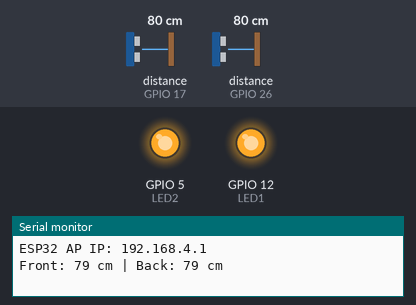
Bench run of a program on a simulated ESP32. On the bench: output pins drawn as LEDs (lit = HIGH), the last lines printed to the serial monitor. Wiring (inferred from the names in the program): 2 × ultrasonic range finder: trigger GPIO 19, echo GPIO 17 / trigger GPIO 25, echo GPIO 26. The test bench sets the inputs (shaded band); at power-on: distance to the obstacle (sensors on GPIO 17, GPIO 26) 80 cm. The echo pulse lasts 58.3 µs per cm; pins used as bus, display or sensor lines are not drawn.

Above: at 1.2 s.
1.3 s: distance to the obstacle (sensor on GPIO 17) set to 8 cm
3.2 s: distance to the obstacle (sensor on GPIO 17) set to 5 cm
At 5.2 s:
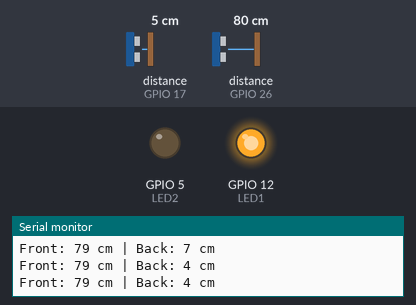
5.5 s: distance to the obstacle (sensor on GPIO 17) set to 9 cm
At 7.2 s:
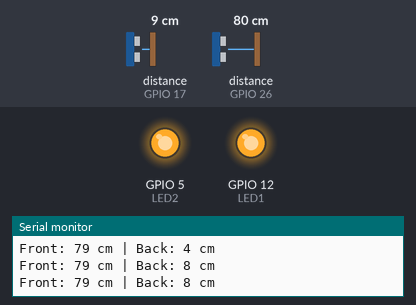
7.5 s: distance to the obstacle (sensor on GPIO 26) set to 8 cm
10.2 s: distance to the obstacle (sensor on GPIO 26) set to 5 cm
At 12.7 s:
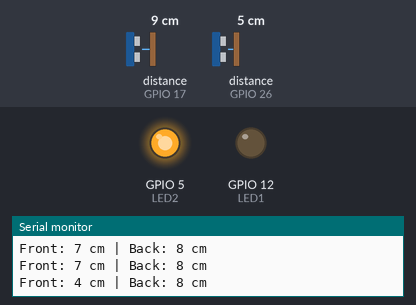
13.5 s: distance to the obstacle (sensor on GPIO 26) set to 9 cm
At 16.4 s:
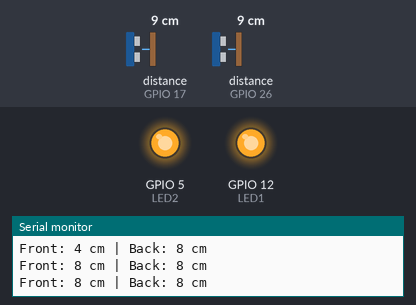
Timing chart, 0 to 17.5 s (numbered marks = the images above; inputs shaded):
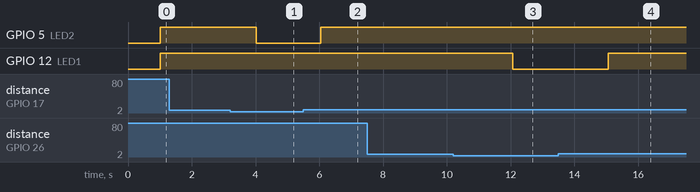

The program:

main.cpp
```cpp
#include <Arduino.h>
#include <WiFi.h>
#include <ESPAsyncWebServer.h>
#include <AsyncTCP.h>

#define TRIG1 25
#define ECHO1 26
#define TRIG2 19
#define ECHO2 17
#define LED1  12
#define LED2  5

#define SOUND_SPEED 0.034
#define DISTANCE_THRESHOLD 5


const char* ap_ssid = "ESP32_HomeSaver";
const char* ap_password = "12345678";


AsyncWebServer server(80);

int led1State = 0;
int led2State = 0;
int distanceCm1 = 0;
int distanceCm2 = 0;


const char* html = R"rawliteral(
<!DOCTYPE html>
<html>
<head>
<meta charset="UTF-8">
<title>Home Saver</title>
<style>
body { font-family: Arial; background: #52d24c; color: white; text-align: center; margin: 0; }
header { display:flex; align-items:center; justify-content:center; gap:15px; padding:20px; }
header img { width:60px; border-radius:8px; }
header h1 { margin:0; }
.box { background:#52d24c; padding:30px; margin:20px auto; width:320px; border-radius:15px; box-shadow:0 0 15px rgba(0,0,0,0.5); position:relative; }
.status { font-size:18px; margin-bottom:10px; }
input[type=range] { width:100%; }
img.gift { display:none; width:80px; margin:10px auto; }
</style>
</head>
<body>

<header>
  <!-- BASE64 logo embedded -->
  <h1>🏠 Home Saver</h1>
</header>

<div class="box">
  <h2>Front Door</h2>
  <p class="status" id="frontStatus">Distance: 0 cm<br>Status: SAFE</p>
  <input type="range" min="0" max="1" value="0" id="frontSlider" disabled>
</div>

<div class="box">
  <h2>Back Door</h2>
  <p class="status" id="backStatus">Distance: 0 cm<br>Status: SAFE</p>
  <input type="range" min="0" max="1" value="0" id="backSlider" disabled>
</div>

<script>
const frontSlider = document.getElementById("frontSlider");
const backSlider  = document.getElementById("backSlider");
const frontStatus = document.getElementById("frontStatus");
const backStatus  = document.getElementById("backStatus");
const frontGift   = document.getElementById("frontGift");
const backGift    = document.getElementById("backGift");

function updateStatus() {
  fetch("/status")
    .then(res => res.json())
    .then(data => {
      frontSlider.value = data.led1;
      backSlider.value  = data.led2;

      frontStatus.innerHTML =
        "Distance: <b>" + data.d1 + " cm</b><br>Status: <b>" + (data.led1 ? "Movement/Open" : "Close") + "</b>";

      backStatus.innerHTML =
        "Distance: <b>" + data.d2 + " cm</b><br>Status: <b>" + (data.led2 ? "Movement/Open" : "Close") + "</b>";
    });
}

setInterval(updateStatus, 1000);
</script>

</body>
</html>
)rawliteral";


void setup() {
  Serial.begin(115200);

  pinMode(TRIG1, OUTPUT); pinMode(ECHO1, INPUT);
  pinMode(TRIG2, OUTPUT); pinMode(ECHO2, INPUT);
  pinMode(LED1, OUTPUT); pinMode(LED2, OUTPUT);
  digitalWrite(LED1, LOW); digitalWrite(LED2, LOW);


  WiFi.softAP(ap_ssid, ap_password);
  Serial.print("ESP32 AP IP: ");
  Serial.println(WiFi.softAPIP());


  server.on("/", HTTP_GET, [](AsyncWebServerRequest *request){
    request->send(200, "text/html", html);
  });


  server.on("/status", HTTP_GET, [](AsyncWebServerRequest *request){
    String json = "{";
    json += "\"d1\":" + String(distanceCm1) + ",";
    json += "\"d2\":" + String(distanceCm2) + ",";
    json += "\"led1\":" + String(led1State) + ",";
    json += "\"led2\":" + String(led2State);
    json += "}";
    request->send(200, "application/json", json);
  });

  server.begin();
}


void loop() {
  // Sensor 1
  // Clears the trigPin
  digitalWrite(TRIG1, LOW);
  delayMicroseconds(2);
  // Sets the trigPin on HIGH state for 10 micro seconds
  digitalWrite(TRIG1, HIGH);
  delayMicroseconds(10);
  digitalWrite(TRIG1, LOW);

  // Reads the echoPin, returns the sound wave travel time in microseconds
  int duration1 = pulseIn(ECHO1, HIGH, 30000);


  // Calculate the distance
  distanceCm1 = duration1 * SOUND_SPEED/2;

  // Prints the distance in the Serial Monitor
  delay(1000);

  // Sensor 2
  // Clears the trigPin
  digitalWrite(TRIG2, LOW);
  delayMicroseconds(2);
  // Sets the trigPin on HIGH state for 10 micro seconds
  digitalWrite(TRIG2, HIGH);
  delayMicroseconds(10);
  digitalWrite(TRIG2, LOW);

  // Reads the echoPin, returns the sound wave travel time in microseconds
  int duration2 = pulseIn(ECHO2, HIGH, 30000);

  // Calculate the distance
  distanceCm2 = duration2 * SOUND_SPEED/2;


    if (distanceCm1 <= DISTANCE_THRESHOLD) {
      digitalWrite(LED1, LOW);
      led1State = 0;
    } else {
      digitalWrite(LED1, HIGH);
      led1State = 1;
    }

    if (distanceCm2 <= DISTANCE_THRESHOLD) {
      digitalWrite(LED2, LOW);
      led2State = 0;
    } else {
      digitalWrite(LED2, HIGH);
      led2State = 1;
    }

    Serial.print("Front: ");
    Serial.print(distanceCm1);
    Serial.print(" cm | Back: ");
    Serial.print(distanceCm2);
    Serial.println(" cm");
}
```

Measured:
- the behaviour switches between 7 and 6 cm on distance to the obstacle (sensor on GPIO 17) (found by bisection; images 0 and 1)
- the behaviour switches between 7 and 6 cm on distance to the obstacle (sensor on GPIO 26) (found by bisection; images 2 and 3)
- after the input at 3.2 s, GPIO 5 (LED2): HIGH → LOW after 0.83 s
- after the input at 5.5 s, GPIO 5 (LED2): LOW → HIGH after 0.54 s
- after the input at 10.2 s, GPIO 12 (LED1): HIGH → LOW after 1.9 s
- after the input at 13.5 s, GPIO 12 (LED1): LOW → HIGH after 1.6 s
